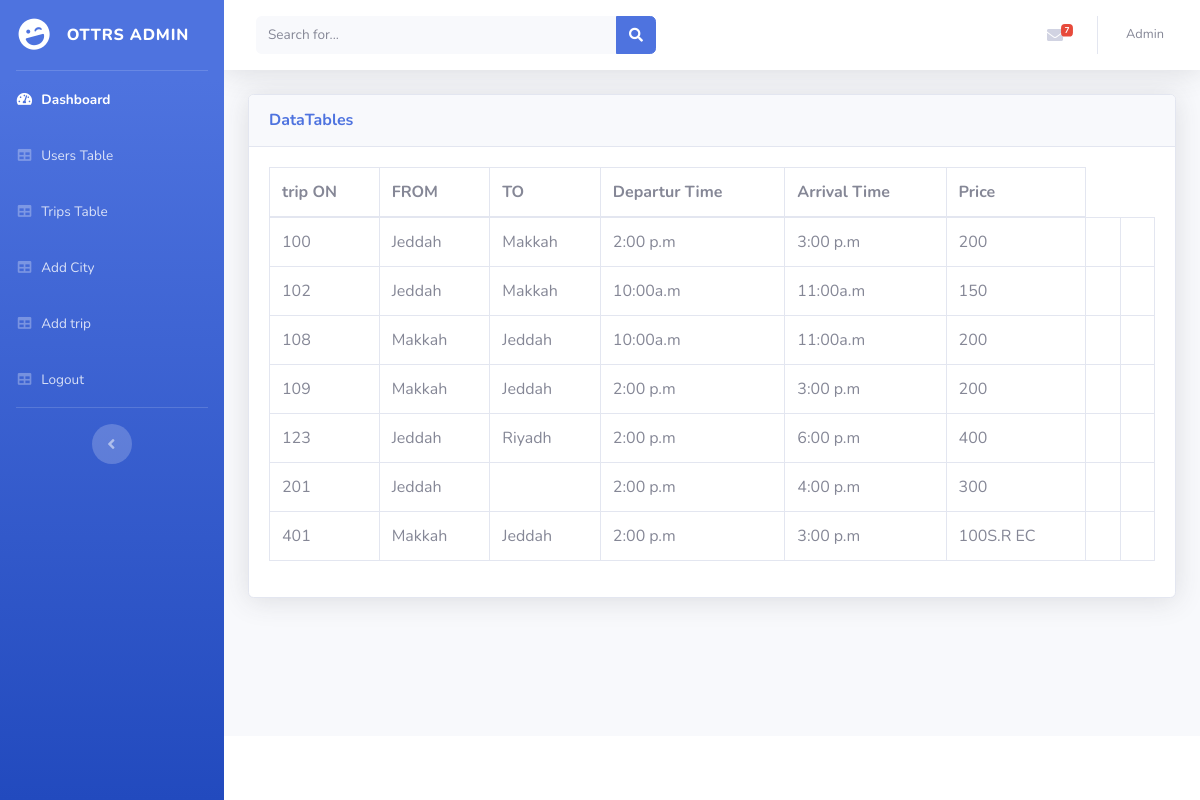
The app's page /admin/tripstable.php with its own data.
### tables this page shows
CREATE TABLE `trip` (
  `city_id` int(11) NOT NULL,
  `tripon` int(20) NOT NULL,
  `DeparturTime` varchar(80) NOT NULL,
  `ArrivalTime` varchar(80) NOT NULL,
  `city_to` int(11) NOT NULL,
  `OperationsDays` varchar(90) NOT NULL,
  `price` varchar(50) NOT NULL,
  `date_trav` varchar(100) NOT NULL
);

CREATE TABLE `city` (
  `id` int(11) NOT NULL,
  `city_name` varchar(250) NOT NULL,
  `spath` text NOT NULL
);

### admin/tripstable.php (the view, shortened to what this page needs)
<?php
require "../conne.php";
?>
<!DOCTYPE html>
<html lang="en">
<head>
  <link href="vendor/fontawesome-free/css/all.min.css" rel="stylesheet" type="text/css">
  <link href="css/sb-admin-2.min.css" rel="stylesheet">
</head>
<body id="page-top">
  <div id="wrapper">
    <ul class="navbar-nav bg-gradient-primary sidebar sidebar-dark accordion" id="accordionSidebar">
      <a class="sidebar-brand d-flex align-items-center justify-content-center" href="dashboard.html">
        <div class="sidebar-brand-icon rotate-n-15">
          <i class="fas fa-laugh-wink"></i>
        </div>
        <div class="sidebar-brand-text mx-3">OTTRS Admin <sup></sup></div>
      </a>
      <hr class="sidebar-divider my-0">
      <li class="nav-item active">
        <a class="nav-link" href="dashboard.php">
          <i class="fas fa-fw fa-tachometer-alt"></i>
          <span>Dashboard</span></a>
      </li>
      <li class="nav-item">
        <a class="nav-link" href="userstable.php">
          <i class="fas fa-fw fa-table"></i>
          <span>Users Table</span></a>
      </li>
      <li class="nav-item">
        <a class="nav-link" href="tripstable.php">
          <i class="fas fa-fw fa-table"></i>
          <span>Trips Table</span></a>
      </li>
      <li class="nav-item">
        <a class="nav-link" href="addCity.php">
          <i class="fas fa-fw fa-table"></i>
          <span>Add City</span></a>
      </li>
      <li class="nav-item">
        <a class="nav-link" href="addTrip.php">
          <i class="fas fa-fw fa-table"></i>
          <span>Add trip</span></a>
      </li>
      <li class="nav-item">
        <a class="nav-link" href="logout.php">
          <i class="fas fa-fw fa-table"></i>
          <span>Logout</span></a>
      </li>
      <hr class="sidebar-divider d-none d-md-block">
      <div class="text-center d-none d-md-inline">
        <button class="rounded-circle border-0" id="sidebarToggle"></button>
      </div>
    </ul>
    <div id="content-wrapper" class="d-flex flex-column">
      <div id="content">
        <nav class="navbar navbar-expand navbar-light bg-white topbar mb-4 static-top shadow">
          <form class="d-none d-sm-inline-block form-inline mr-auto ml-md-3 my-2 my-md-0 mw-100 navbar-search">
            <div class="input-group">
              <input type="text" class="form-control bg-light border-0 small" placeholder="Search for..." aria-label="Search" aria-describedby="basic-addon2">
              <div class="input-group-append">
                <button class="btn btn-primary" type="button">
                  <i class="fas fa-search fa-sm"></i>
                </button>
              </div>
            </div>
          </form>
          <ul class="navbar-nav ml-auto">
            <li class="nav-item dropdown no-arrow d-sm-none">
            <li class="nav-item dropdown no-arrow mx-1">
              <a class="nav-link dropdown-toggle" href="#" id="messagesDropdown" role="button" data-toggle="dropdown" aria-haspopup="true" aria-expanded="false">
                <i class="fas fa-envelope fa-fw"></i>
                <span class="badge badge-danger badge-counter">7</span>
              </a>
            </li>
            <li class="nav-item dropdown no-arrow">
              <a class="nav-link dropdown-toggle" href="#" id="userDropdown" role="button" data-toggle="dropdown" aria-haspopup="true" aria-expanded="false">
                <span class="mr-2 d-none d-lg-inline text-gray-600 small">Admin </span>
              </a>
            </li>
          </ul>
        </nav>
        <div class="container-fluid">
          <div class="card shadow mb-4">
            <div class="card-header py-3">
              <h6 class="m-0 font-weight-bold text-primary">DataTables </h6>
            </div>
            <div class="card-body">
              <div class="table-responsive">
                <table class="table table-bordered" id="dataTable" width="100%" cellspacing="0">
                  <thead>
                    <tr>
                      <th>trip ON</th>
                      <th>FROM</th>
                      <th>TO</th>
                      <th>Departur Time </th>
                      <th>Arrival Time  </th>
                      <th>Price</th>
                    </tr>
                  </thead>
                  <tbody>
                    <?php
                    $sql="SELECT * FROM trip LEFT JOIN city ON trip.city_id=city.id";
                    $res=mysqli_query($mycon,$sql);
                    if(mysqli_num_rows($res)>0){
                      while ($rows=mysqli_fetch_array($res)) {
                        echo '
                        <tr>
                        <td>'.$rows['tripon'].'</td>
                        <td>'.$rows['city_name'].'</td>';
                        $sql_cy="SELECT * FROM city WHERE id='$rows[city_to]'";
                        $reso=mysqli_query($mycon,$sql_cy);
                        $cityTo='';
                        while ($rowi=mysqli_fetch_array($reso)) {
                          $cityTo=$rowi['city_name'];
                        }
                      echo '  <td>'.$cityTo.'</td>
                      <td>'.$rows['DeparturTime'].'</td>
                        <td>'.$rows['ArrivalTime'].'</td>
                        <td>'.$rows['price'].'</td>
                        <td></td>
                        <td></td>
                        </tr>
                        ';
                      }
                    }
                    ?>
                  </tbody>
                </table>
              </div>
            </div>
          </div>
        </div>
      </div>
      <footer class="sticky-footer bg-white">
      </footer>
    </div>
  </div>
</body>
</html>

### records on screen
trip: tripon "100", city.city_name "Jeddah", city.city_name "Makkah", DeparturTime "2:00 p.m", ArrivalTime "3:00 p.m", price "200"
trip: tripon "102", city.city_name "Jeddah", city.city_name "Makkah", DeparturTime "10:00a.m", ArrivalTime "11:00a.m", price "150"
trip: tripon "108", city.city_name "Makkah", city.city_name "Jeddah", DeparturTime "10:00a.m", ArrivalTime "11:00a.m", price "200"
trip: tripon "109", city.city_name "Makkah", city.city_name "Jeddah", DeparturTime "2:00 p.m", ArrivalTime "3:00 p.m", price "200"
trip: tripon "123", city.city_name "Jeddah", city.city_name "Riyadh", DeparturTime "2:00 p.m", ArrivalTime "6:00 p.m", price "400"
trip: tripon "201", city.city_name "Jeddah", DeparturTime "2:00 p.m", ArrivalTime "4:00 p.m", price "300"
trip: tripon "401", city.city_name "Makkah", city.city_name "Jeddah", DeparturTime "2:00 p.m", ArrivalTime "3:00 p.m", price "100S.R EC"
